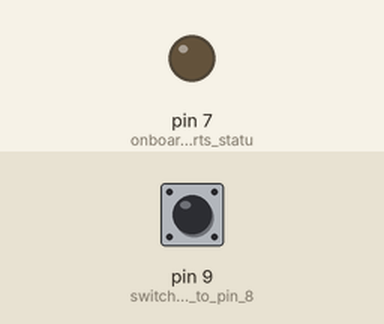
Simulated run of this sketch. Board: Arduino Uno, built with avr-gcc and run on an emulated ATmega328P. Shown: output pins drawn as LEDs (lit = HIGH). The test bench sets the inputs (shaded band); at power-on: pin 9 (switch_connected_to_pin_8) HIGH.

Above: at 1.2 s.
1.3 s: pin 9 (switch_connected_to_pin_8) pulled LOW for 0.15 s
At 2.4 s:
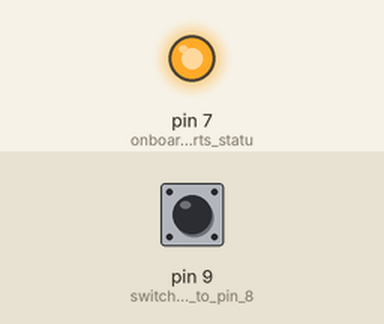
Timing chart, 0 to 4.3 s (numbered marks = the images above; inputs shaded):
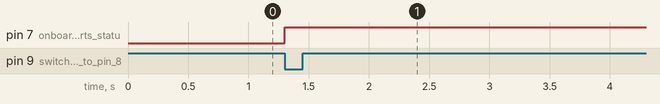

The sketch:

sketch_mar03b.ino
```cpp
void setup() {
  pinMode(9,INPUT_PULLUP); // switch connected to pin 8/ground
  pinMode(7,OUTPUT); // onboard LED reports status
}

void loop() {
  int button=digitalRead(9);
  if (button==0) { // <- ground!
    Serial.print("PRESSED!\n");
    digitalWrite(7,HIGH);
    delay(10000);
  }

}
```

Measured:
- after the input at 1.3 s, pin 7 (onboard_LED_reports_statu): LOW → HIGH at once
